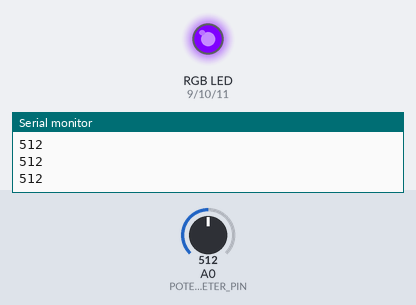
Simulated run of this sketch. Board: Arduino Uno, built with avr-gcc and run on an emulated ATmega328P. On the bench: an RGB LED mixed from three pins (HIGH = lit), the last lines printed to the serial monitor. The inputs (shaded band) are chosen by the test bench; at power-on: A0 (POTENTIOMETER_PIN) = 512.

Above: at 1.2 s.
1.3 s: A0 (POTENTIOMETER_PIN) set to 399
At 2.2 s:
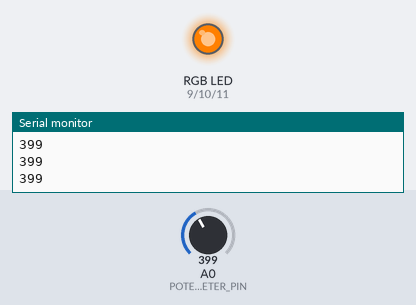
2.8 s: A0 (POTENTIOMETER_PIN) set to 194
At 3.6 s:
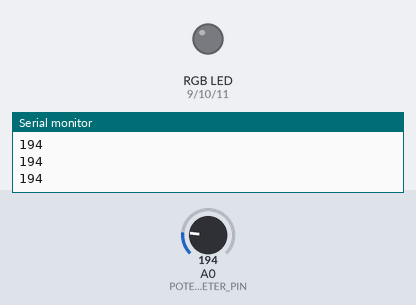
4.3 s: A0 (POTENTIOMETER_PIN) set to 624
At 4.9 s:
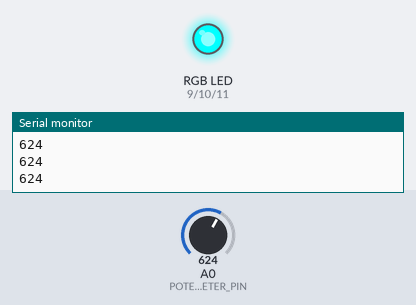
5.8 s: A0 (POTENTIOMETER_PIN) set to 829
At 6.2 s:
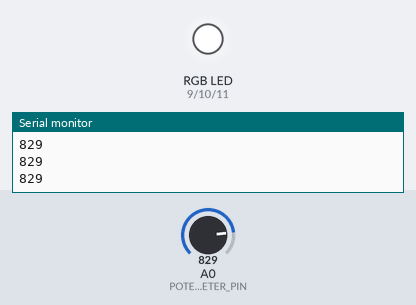
7.3 s: A0 (POTENTIOMETER_PIN) set to 809
At 8.5 s:
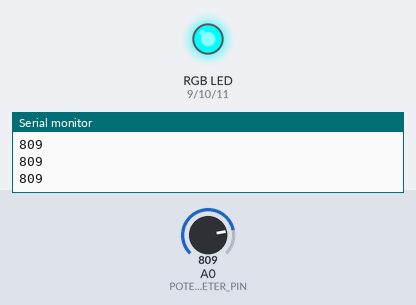
8.8 s: A0 (POTENTIOMETER_PIN) set to 900
At 10.0 s:
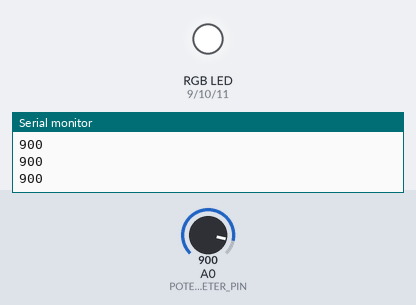
Timing chart, 0 to 11.3 s (numbered marks = the images above; inputs shaded):
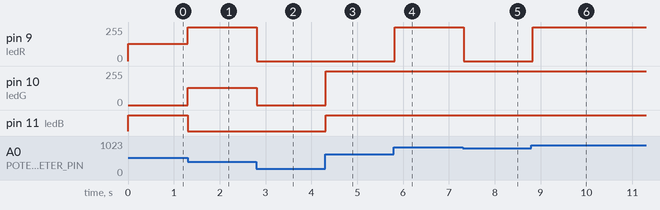

Measured:
- after the input at 1.3 s, pin 9 (ledR): 128/255 → 255/255 at once; pin 10 (ledG): 0/255 → 128/255 at once; pin 11 (ledB): HIGH → LOW at once
- after the input at 2.8 s, pin 9 (ledR): 255/255 → 0/255 at once; pin 10 (ledG): 128/255 → 0/255 at once
- after the input at 4.3 s, pin 10 (ledG): 0/255 → 255/255 at once; pin 11 (ledB): LOW → HIGH at once
- after the input at 5.8 s, pin 9 (ledR): 0/255 → 255/255 at once
- after the input at 7.3 s, pin 9 (ledR): 255/255 → 0/255 at once
- after the input at 8.8 s, pin 9 (ledR): 0/255 → 255/255 at once

The sketch:

4PmeterchangeLEDcolorvariations.ino
```cpp
/*
This code reads the analog value of a potentiometer connected to pin A1 and adjusts the brightness of
an RGB LED based on the potentiometer reading. The LED changes color from black to white through
different color variations depending on the value of the potentiometer.
The code also prints the sensor value and voltage value to the Serial Monitor.
*/
// Define PWM pins for RGB LED
int ledR = 9;
int ledG = 10;
int ledB = 11;

// Define pin for the potentiometer
const int POTENTIOMETER_PIN = A0;

// Declare variables for brightness levels
int brightnessR = 0;
int brightnessG = 0;
int brightnessB = 0;

void setup() {
  // Initialize pin modes for RGB LED
  pinMode(ledR, OUTPUT);
  pinMode(ledG, OUTPUT);
  pinMode(ledB, OUTPUT);

  // Initialize Serial Monitor for debugging
  Serial.begin(9600);
}

void loop() {
  // Read value from the potentiometer
  int potentiometerValue = analogRead(POTENTIOMETER_PIN);
  Serial.println(potentiometerValue); // Debugging line to monitor potentiometer value

  // Map potentiometer value to RGB color
  if (potentiometerValue >= 0 && potentiometerValue < 204) {
    // Black
    brightnessR = 0;
    brightnessG = 0;
    brightnessB = 0;
  } else if (potentiometerValue >= 204 && potentiometerValue < 409) {
    // Light orange
    brightnessR = 255;
    brightnessG = 128;
    brightnessB = 0;
  } else if (potentiometerValue >= 409 && potentiometerValue < 614) {
    // Light purple
    brightnessR = 128;
    brightnessG = 0;
    brightnessB = 255;
  } else if (potentiometerValue >= 614 && potentiometerValue < 819) {
    // Cyan
    brightnessR = 0;
    brightnessG = 255;
    brightnessB = 255;
  } else {
    // White
    brightnessR = 255;
    brightnessG = 255;
    brightnessB = 255;
  }

  // Set RGB LED to selected color
  analogWrite(ledR, brightnessR);
  analogWrite(ledG, brightnessG);
  analogWrite(ledB, brightnessB);

  // Wait for a short period of time before looping again
  delay(100);
}
```
